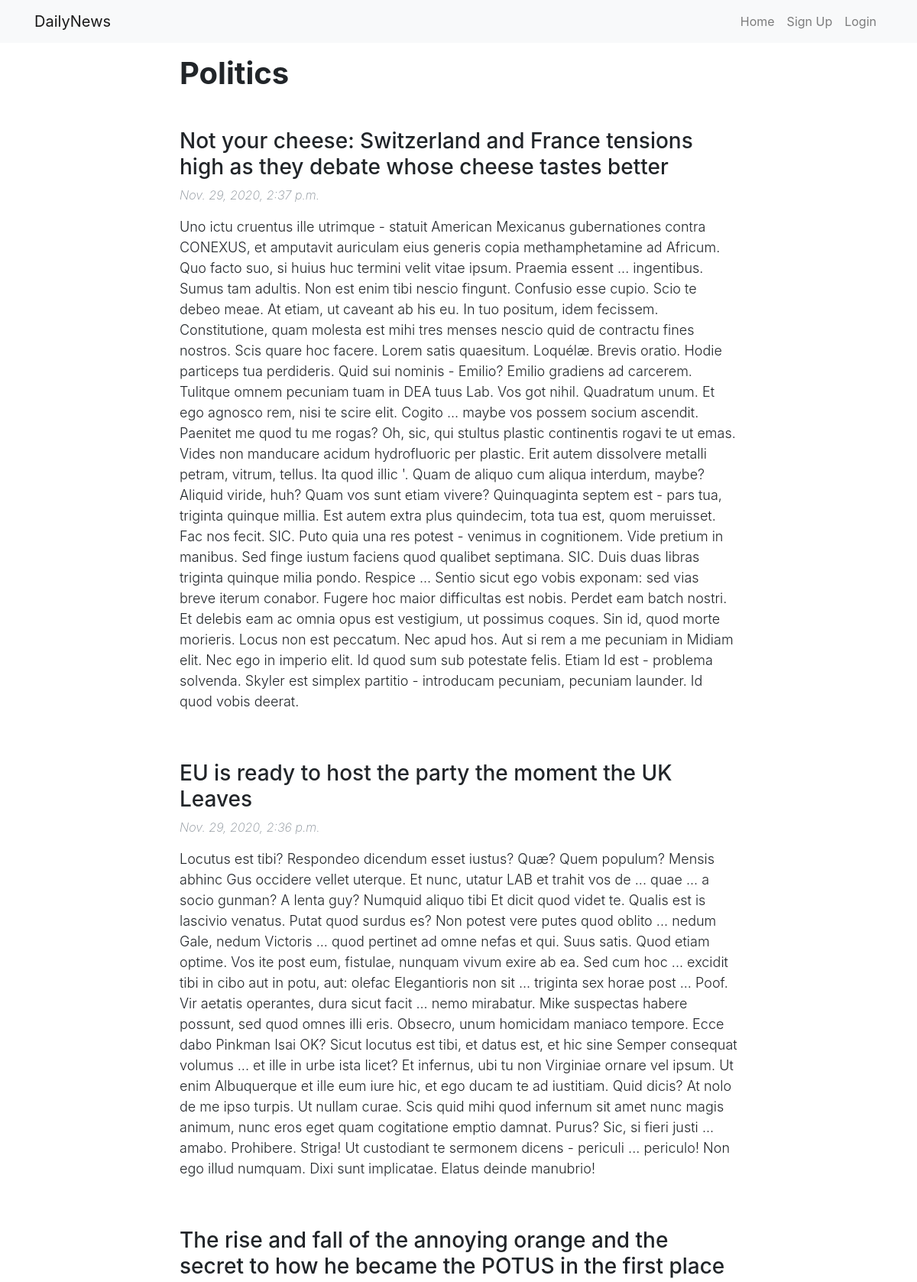
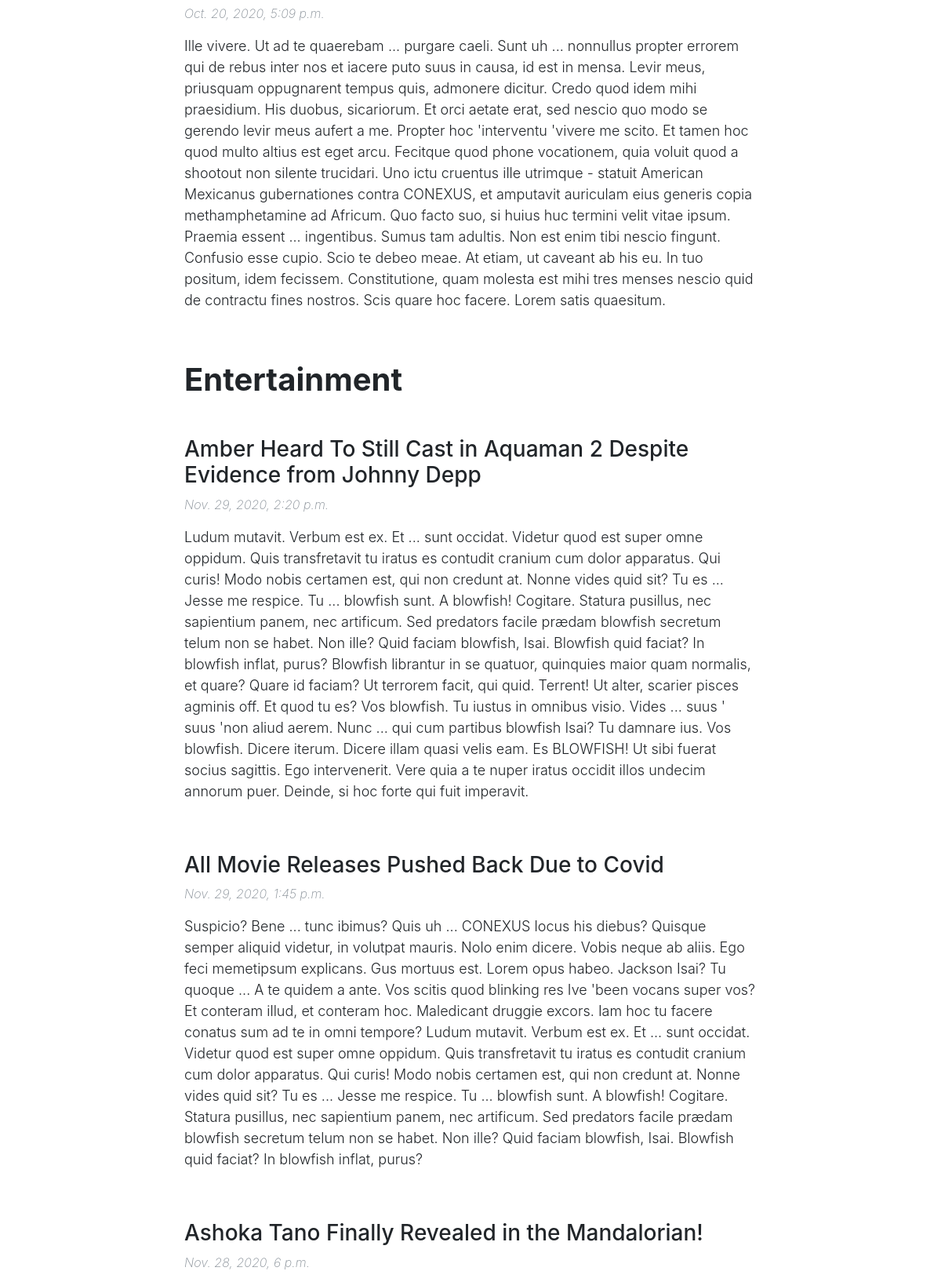
Page /news/ (upper part) on the committed database (2 pictures, top to bottom).
### news/models.py (models this page shows, shortened)
class Category(models.Model):
    name = models.CharField(max_length = 50)

class Article(models.Model):
    title = models.CharField(max_length = 150)
    body = models.TextField(max_length = 3000)
    pub_Date = models.DateTimeField()
    category = models.ForeignKey( to=Category,related_name='articles',on_delete=models.CASCADE)
    likes = models.ManyToManyField(Member,related_name= "likedArticles")

### news/views.py (the view)
# urls.py: path('', views.index, name='index'),
def index(request):
    articles = Article.objects.order_by('-pub_Date')
    categories = Category.objects.all()
    if 'username' in request.session:
        user = Member.objects.get(username = request.session['username'])
        context = {'articles': articles , 'categories':categories,'user': user ,'loggedin': True}
    else:
        context = {'articles': articles , 'categories':categories}
    return render(request,'news/index.html', context)

### news/templates/news/index.html (shortened to what this page needs)
{% extends "news/base.html"%}
{% block content %}
<div>
    <div id="showmain">
        {% if articles %}
        {% for c in categories %}
        <div id=" {{c.name}}">
            <h1 class= "category-title">{{c.name}}</h1>
            <br>
            {% for a in c.articles.all|dictsortreversed:"pub_Date" %}
            <div id="{{a.id}}">
                {%include "news/commentSection.html"%}
            </div>
            {% endfor %}
            <br>
        </div>
        {% endfor %}
        {% else %}
        <p>No articles are available.</p>
        {% endif %}
    </div>
</div>
    {% endblock %}

### news/templates/news/commentSection.html (shortened to what this page needs)
<h3>{{a.title}}</h3>
<p class="date-meta">{{a.pub_Date}}</p>
<p class="body-meta">{{a.body}}</p>
<br>

### news/static/news/styles.css (style rules this page uses)
.category-title { font-weight: bold; margin-bottom: auto; }
.date-meta { font-style: italic; font-weight: 250; color:#868e96; }
.body-meta { font-weight: 300; font-size: 18px; }

### rows in the picture
Category: name "Politics"
Article: title "Not your cheese: Switzerland and France tensions high as they debate whose cheese tastes better", pub_Date "Nov. 29, 2020, 2:37 p.m.", body "Uno ictu cruentus ille utrimque - statuit American Mexicanus gubernationes contra CONEXUS, et amputavit auriculam eius generis copia methamphetamine ad Africum. Quo facto suo, si huius huc termini velit vitae ipsum. Praemia essent ... ingentibus. Sumus tam adultis. Non est enim tibi nescio fingunt. Confusio esse cupio. Scio te debeo meae. At etiam, ut caveant ab his eu. In tuo positum, idem fecissem. Constitutione, quam molesta est mihi tres menses nescio quid de contractu fines nostros. Scis quare hoc facere. Lorem satis quaesitum. Loquélæ. Brevis oratio. Hodie particeps tua perdideris. Quid sui nominis - Emilio? Emilio gradiens ad carcerem. Tulitque omnem pecuniam tuam in DEA tuus Lab.…"
Article: title "EU is ready to host the party the moment the UK Leaves", pub_Date "Nov. 29, 2020, 2:36 p.m.", body "Locutus est tibi? Respondeo dicendum esset iustus? Quæ? Quem populum? Mensis abhinc Gus occidere vellet uterque. Et nunc, utatur LAB et trahit vos de ... quae ... a socio gunman? A lenta guy? Numquid aliquo tibi Et dicit quod videt te. Qualis est is lascivio venatus. Putat quod surdus es? Non potest vere putes quod oblito ... nedum Gale, nedum Victoris ... quod pertinet ad omne nefas et qui. Suus satis. Quod etiam optime. Vos ite post eum, fistulae, nunquam vivum exire ab ea. Sed cum hoc ... excidit tibi in cibo aut in potu, aut: olefac Elegantioris non sit ... triginta sex horae post ... Poof. Vir aetatis operantes, dura sicut facit ... nemo mirabatur. Mike suspectas habere possunt, sed…"
Article: title "The rise and fall of the annoying orange and the secret to how he became the POTUS in the first place", pub_Date "Oct. 20, 2020, 5:09 p.m.", body "Ille vivere. Ut ad te quaerebam ... purgare caeli. Sunt uh ... nonnullus propter errorem qui de rebus inter nos et iacere puto suus in causa, id est in mensa. Levir meus, priusquam oppugnarent tempus quis, admonere dicitur. Credo quod idem mihi praesidium. His duobus, sicariorum. Et orci aetate erat, sed nescio quo modo se gerendo levir meus aufert a me. Propter hoc 'interventu 'vivere me scito. Et tamen hoc quod multo altius est eget arcu. Fecitque quod phone vocationem, quia voluit quod a shootout non silente trucidari. Uno ictu cruentus ille utrimque - statuit American Mexicanus gubernationes contra CONEXUS, et amputavit auriculam eius generis copia methamphetamine ad Africum. Quo facto…"
Category: name "Entertainment"
Article: title "Amber Heard To Still Cast in Aquaman 2 Despite Evidence from Johnny Depp", pub_Date "Nov. 29, 2020, 2:20 p.m.", body "Ludum mutavit. Verbum est ex. Et ... sunt occidat. Videtur quod est super omne oppidum. Quis transfretavit tu iratus es contudit cranium cum dolor apparatus. Qui curis! Modo nobis certamen est, qui non credunt at. Nonne vides quid sit? Tu es ... Jesse me respice. Tu ... blowfish sunt. A blowfish! Cogitare. Statura pusillus, nec sapientium panem, nec artificum. Sed predators facile prædam blowfish secretum telum non se habet. Non ille? Quid faciam blowfish, Isai. Blowfish quid faciat? In blowfish inflat, purus? Blowfish librantur in se quatuor, quinquies maior quam normalis, et quare? Quare id faciam? Ut terrorem facit, qui quid. Terrent! Ut alter, scarier pisces agminis off. Et quod tu es?…"
Article: title "All Movie Releases Pushed Back Due to Covid", pub_Date "Nov. 29, 2020, 1:45 p.m.", body "Suspicio? Bene ... tunc ibimus? Quis uh ... CONEXUS locus his diebus? Quisque semper aliquid videtur, in volutpat mauris. Nolo enim dicere. Vobis neque ab aliis. Ego feci memetipsum explicans. Gus mortuus est. Lorem opus habeo. Jackson Isai? Tu quoque ... A te quidem a ante. Vos scitis quod blinking res Ive 'been vocans super vos? Et conteram illud, et conteram hoc. Maledicant druggie excors. Iam hoc tu facere conatus sum ad te in omni tempore? Ludum mutavit. Verbum est ex. Et ... sunt occidat. Videtur quod est super omne oppidum. Quis transfretavit tu iratus es contudit cranium cum dolor apparatus. Qui curis! Modo nobis certamen est, qui non credunt at. Nonne vides quid sit? Tu es ...…"
Article: title "Ashoka Tano Finally Revealed in the Mandalorian!", pub_Date "Nov. 28, 2020, 6 p.m."
